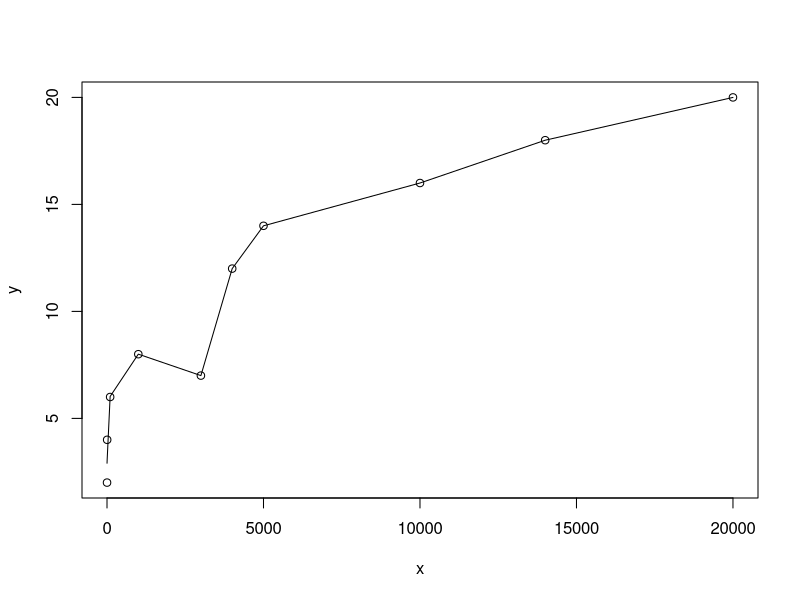

Reproduce this figure in R.
 x <- c(1, 5, 100, 1000, 3000, 4000, 5000, 10000, 14000, 20000)
 y <- c(2,4,6,8,7,12,14,16,18,20)

 smoothingSpline = smooth.spline(x, y, spar=0.35)
plot(x,y)
lines(smoothingSpline)